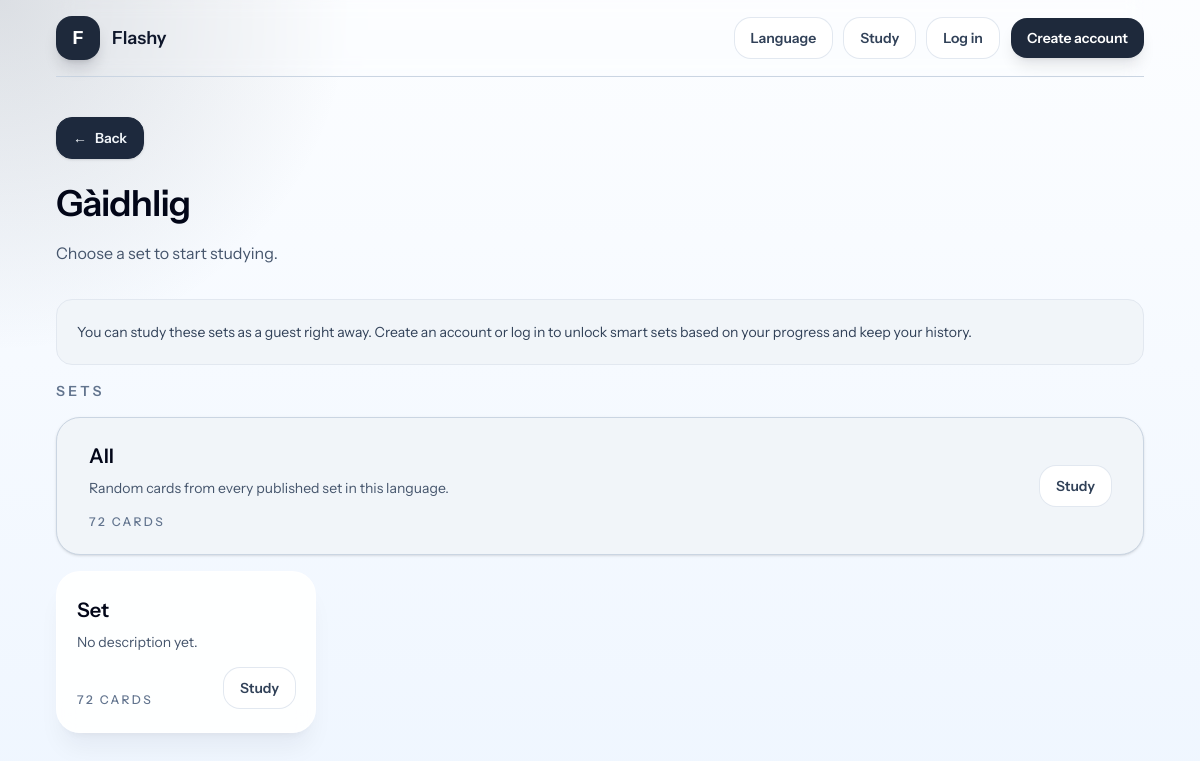
The app's page /languages/1 with its own data.
### tables this page shows
CREATE TABLE languages (
                id INTEGER PRIMARY KEY AUTOINCREMENT,
                name TEXT NOT NULL UNIQUE,
                description TEXT NOT NULL DEFAULT "",
                created_at TEXT NOT NULL
            );

CREATE TABLE sets (
                id INTEGER PRIMARY KEY AUTOINCREMENT,
                language_id INTEGER,
                name TEXT NOT NULL,
                description TEXT NOT NULL DEFAULT "",
                published INTEGER NOT NULL DEFAULT 1,
                created_at TEXT NOT NULL
            );

### app/Core/View.php (called while the page is built, shortened)
<?php
final class View
{
    public static function render(string $template, array $data = []): void
    {
        require base_path('views/layouts/app.php');
    }
}

### app/Controllers/PublicController.php (called while the page is built, shortened)
<?php
final class PublicController
{
    public function language(int $languageId): void
    {
        $language = $this->languages->find($languageId);
        $sets = $this->sets->allPublishedForLanguage($languageId);
        $smartSets = [];
        $userId = $this->auth->userId();
        View::render('public/language', [
            'title' => $language['name'],
            'language' => $language,
            'sets' => $sets,
            'smart_sets' => $smartSets,
            'show_smart_sets' => $userId !== null,
        ]);
    }
}

### app/Repositories/LanguageRepository.php (called while the page is built, shortened)
<?php
final class LanguageRepository
{
    public function find(int $id): ?array
    {
        $statement = $this->pdo->prepare(
            'SELECT languages.*,
                    COUNT(DISTINCT CASE WHEN sets.published = 1 THEN sets.id END) AS set_count,
                    COUNT(CASE WHEN sets.published = 1 THEN cards.id END) AS card_count
             FROM languages
             LEFT JOIN sets ON sets.language_id = languages.id
             LEFT JOIN cards ON cards.set_id = sets.id
             WHERE languages.id = :id
             GROUP BY languages.id
             LIMIT 1'
        );
        $statement->execute(['id' => $id]);
        $language = $statement->fetch();
        return $language === false ? null : $language;
    }
}

### app/helpers.php (called while the page is built, shortened)
<?php
function e(string $value): string
{
    return htmlspecialchars($value, ENT_QUOTES, 'UTF-8');
}

### app/Repositories/SetRepository.php (called while the page is built, shortened)
<?php
final class SetRepository
{
    public function allPublishedForLanguage(int $languageId): array
    {
        $statement = $this->pdo->prepare(
            'SELECT sets.*, languages.name AS language_name, COUNT(cards.id) AS card_count
             FROM sets
             INNER JOIN languages ON languages.id = sets.language_id
             LEFT JOIN cards ON cards.set_id = sets.id
             WHERE sets.published = 1 AND sets.language_id = :language_id
             GROUP BY sets.id
             ORDER BY sets.created_at DESC'
        );
        $statement->execute(['language_id' => $languageId]);
        return $statement->fetchAll();
    }
}

### views/public/language.php (the view, shortened to what this page needs)
<section class="mx-auto max-w-6xl space-y-8">
	<?php
	$availableSmartSets = array_values(array_filter(
		$smart_sets ?? [],
		static fn(array $smartSet): bool => (int)($smartSet['count'] ?? 0) > 0
	));
	$emptySmartSets = array_values(array_filter(
		$smart_sets ?? [],
		static fn(array $smartSet): bool => (int)($smartSet['count'] ?? 0) === 0
	));
	$orderedSmartSets = [...$availableSmartSets, ...$emptySmartSets];
	?>
	<div class="flex flex-col gap-2">
		<a
				class="mb-4 inline-flex w-fit items-center gap-2 rounded-2xl border border-slate-800 bg-slate-800 px-4 py-2.5 text-sm font-semibold text-slate-100 shadow-sm"
				href="/">
            <span aria-hidden="true">←</span>
            <span>Back</span>
        </a>
		<div class="flex flex-col gap-2 sm:flex-row sm:items-start sm:justify-between">
			<div>
				<h1 class="text-3xl font-semibold tracking-tight text-slate-950 sm:text-4xl"><?= e($language['name']) ?></h1>
				<p class="mt-4 max-w-2xl text-base leading-7 text-slate-600">
					<?= e($language['description'] !== '' ? $language['description'] : 'Choose a set to start studying.') ?>
				</p>
			</div>
		</div>
	</div>
	<div class="space-y-4">
		<?php if ($show_smart_sets): ?>
			<div class="flex items-end justify-between gap-4">
				<div>
					<p class="text-sm font-semibold uppercase tracking-[0.24em] text-slate-500">Smart Sets</p>
					<h2 class="mt-2 text-2xl font-semibold text-slate-950">Study what needs you most.</h2>
				</div>
				<div class="hidden items-center gap-2 rounded-full border border-slate-300 bg-slate-100 px-3 py-1 text-xs font-semibold uppercase tracking-[0.18em] text-slate-600 md:inline-flex">
					<span>Slide</span>
					<span aria-hidden="true">→</span>
				</div>
			</div>
			<div
					id="smart-set-row"
					class="smart-set-row touch-pan-x">
				<?php foreach ($orderedSmartSets as $smartSet): ?>
					<?php $isEmpty = (int)$smartSet['count'] === 0; ?>
					<div class="smart-set-card rounded-3xl border px-5 py-6 shadow-sm <?= $isEmpty ? 'border-slate-300 bg-slate-200 text-slate-500' : 'border-slate-700 bg-slate-800 text-white' ?>">
						<div class="flex h-full w-full flex-col gap-4">
							<div>
								<h2 class="text-xl font-semibold <?= $isEmpty ? 'text-slate-700' : 'text-white' ?>"><?= e($smartSet['name']) ?></h2>
								<p class="mt-2 text-sm <?= $isEmpty ? 'text-slate-500' : 'text-slate-300' ?>">
									<?= e($smartSet['description']) ?>
								</p>
							</div>
							<div class="mt-auto flex items-end justify-between gap-3">
								<div>
									<?php if ($isEmpty): ?>
										<p class="text-xs font-medium leading-5 text-rose-700">We need more data,
											study more cards to use this smart set.</p>
									<?php else: ?>
										<p class="text-xs font-medium uppercase tracking-[0.2em] text-slate-400"><?= e((string)$smartSet['count']) ?>
											cards</p>
									<?php endif; ?>
								</div>
								<?php if (!$isEmpty): ?>
									<form
											method="post"
											action="/languages/<?= e((string)$language['id']) ?>/smart/<?= e($smartSet['key']) ?>/start">
										<?= Csrf::input() ?>
										<button
												class="btn-secondary justify-center sm:w-auto"
												type="submit">
											Study
										</button>
									</form>
								<?php endif; ?>
							</div>
						</div>
					</div>
				<?php endforeach; ?>
			</div>
		<?php else: ?>
			<div class="rounded-2xl border border-slate-200 bg-slate-100 px-5 py-5 text-sm leading-6 text-slate-700">
				You can study these sets as a guest right away. Create an account or log in to unlock smart sets based
				on your progress and keep your history.
			</div>
		<?php endif; ?>
		<div>
			<p class="text-sm font-semibold uppercase tracking-[0.24em] text-slate-500">Sets</p>
		</div>
		<div class="rounded-3xl border border-slate-300 bg-slate-100 px-5 py-6 shadow-sm sm:px-8">
			<div class="flex flex-col gap-4 sm:flex-row sm:items-center sm:justify-between">
				<div>
					<h2 class="text-xl font-semibold text-slate-950">All</h2>
					<p class="mt-2 text-sm text-slate-600">Random cards from every published set in this language.</p>
                    <p class="mt-4 text-xs font-medium uppercase tracking-[0.2em] text-slate-500">
                        <?= e((string) ($language['card_count'] ?? 0)) ?> cards
                    </p>
				</div>
				<form
						method="post"
						action="/languages/<?= e((string)$language['id']) ?>/start-all">
					<button
							class="btn-secondary justify-center sm:w-auto"
							type="submit">Study
					</button>
				</form>
			</div>
		</div>
		<div class="grid items-stretch gap-4 sm:grid-cols-2 md:grid-cols-4">
			<?php foreach ($sets as $set): ?>
				<div class="panel h-full px-5 py-6">
					<div class="flex h-full flex-col justify-between gap-4">
						<div>
							<h2 class="text-xl font-semibold text-slate-950"><?= e($set['name']) ?></h2>
							<p class="mt-2 text-sm text-slate-600"><?= e($set['description'] !== '' ? $set['description'] : 'No description yet.') ?></p>
						</div>
						<div class="mt-auto flex items-end justify-between gap-3">
							<p class="text-xs font-medium uppercase tracking-[0.2em] text-slate-500"><?= e((string)$set['card_count']) ?>
								cards</p>
							<a
									class="btn-secondary justify-center"
									href="/sets/<?= e((string)$set['id']) ?>">Study</a>
						</div>
					</div>
				</div>
			<?php endforeach; ?>
		</div>
	</div>
</section>

### records on screen
languages: name "Gàidhlig", description "Choose a set to start studying."
sets: name "Set", description "No description yet.", card_count "72"

### other values on screen
$language['card_count'] "72"
